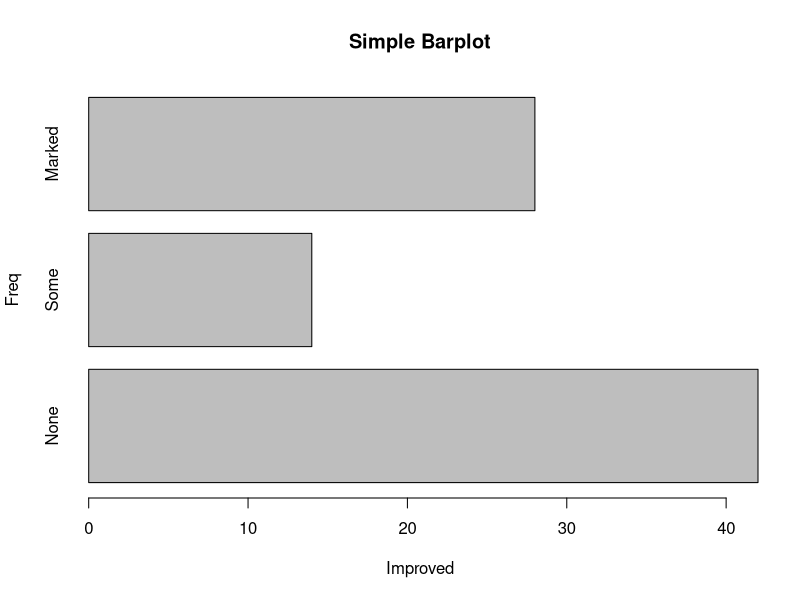

This chart was generated by the following R code: (Note: this script raises an error after producing the figure.)
#Graph1

#using library vcd
library(vcd)
attach(Arthritis) 

#barplot
counts<-table(Improved)
barplot(counts,main="Simple Barplot",xlab="Improved",ylab="Freq", horiz=TRUE)

#Stack  barplot
#columns map to x axis, rows map to y axis
counts<-table(Improved,Treatment)
barplot(counts,xlab="T",ylab="F",col=c("r","y","g"),legend=row.names(counts))


#Mean barplot  using aggregate functions
states <- data.frame(state.region,state.x77)
means <- aggregate(state$Illiteracy,by=list(state.region),FUN=mean)
means <- means[order(mean$x),] # sort means by mean$x, select all rows, all columns
barplot(means$x,names.arg=means$Group.1)

#barplost adjustment
par(mar=c(5,8,4,2)) # margin
par(las) # style axis

#pie chart 
par(mfrow=c(2,2))
slices<-c(10,12,4,16,8)
lbls<-c("US","UK","Australia","Germany","France")
pie(slices,labels=lbls,main="Simple Pie Chart")
pct <- round(slices/sum(slices)*100)
lbls2 <- paste(lbls," ", pct, "%",sep="")
pie(slices,labels=lbls2,col=rainbow(length(lbls2)),main="Pie Chart with Percentages")
library(plotrix)
pie3D(slices,labels=lbls,explode=0.1,main="3D Pie Chart")
mytable <- table(state.region)
lbls3 <- paste(names(mytable),"\n",mytable,sep="")
pie(mytable,labels=lbls3,main="Pie Chart from a Table\n (with sample sizes)")


#dot chart
dotchart(mpg,labels=row.names(mtcars),cex=.7,main="Gas Mileage for Car Models",xlab="Mile Per Gallon")

# group sort colora
x <- mtcars[order(mpg),]
x$cyl <- factor(x$cyl)
x$color[x$cyl==4] <- "red"
x$color[x$cyl==6] <- "blue"
x$color[x$cyl==8] <- "darkgreen"
par(mar=c(10,4,4,2))
dotchart(x$mpg,labels=row.names(x), cex=0.7, gcolor="black", color=x$color, pch=19, main="gas mileage car model")

